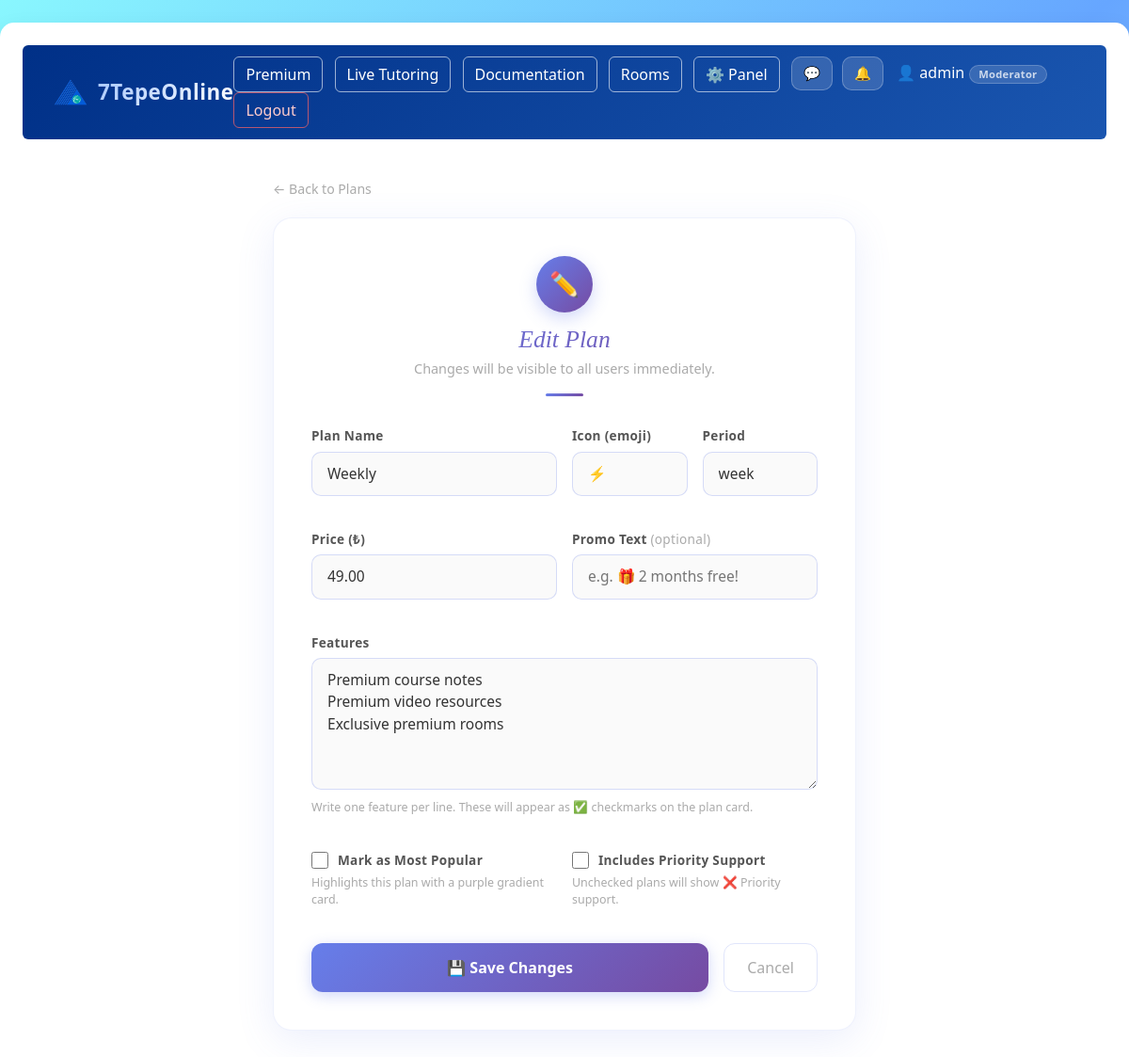
/premium/edit/weekly/ (signed in), run on the app's committed database.
### core/models.py (models this page shows, shortened)
class PricingPlan(models.Model):
    key = models.CharField(max_length=20, unique=True)
    name = models.CharField(max_length=100)
    price = models.DecimalField(max_digits=8, decimal_places=2)
    currency = models.CharField(max_length=10, default='₺')
    period = models.CharField(max_length=20)
    icon = models.CharField(max_length=10, default='⚡')
    features = models.TextField(help_text='One feature per line')
    has_priority_support = models.BooleanField(default=False)
    is_popular = models.BooleanField(default=False)
    promo_text = models.CharField(max_length=100, blank=True)
    order = models.IntegerField(default=0)
    class Meta:
        ordering = ['order']

### core/views.py (the view, shortened to what this page needs)
# urls.py: path('premium/edit/<str:plan_key>/', views.edit_plan, name='edit_plan'),
def edit_plan(request, plan_key):
    from .models import PricingPlan
    if not request.user.is_authenticated or not request.user.is_staff:
        return redirect('home')
    plan = PricingPlan.objects.get(key=plan_key)
    return render(request, 'edit_plan.html', {'plan': plan})

### core/templatetags/user_tags.py (called while the page is built, shortened)
def get_role(user):
    if user.is_staff:
        return 'moderator'

@register.simple_tag
def user_badge_navbar(user):
    role = get_role(user)
    s = BADGE_STYLES[role]
    html = (
        f'<span style="'
        f'display:inline-block;'
        f'background:rgba(255,255,255,0.15);'
        f'color:rgba(255,255,255,0.75);'
        f'border:1px solid rgba(255,255,255,0.2);'
        f'border-radius:20px;'
        f'padding:1px 9px;'
        f'font-size:0.7rem;'
        f'font-weight:600;'
        f'letter-spacing:0.3px;'
        f'margin-left:5px;'
        f'vertical-align:middle;'
        f'">{s["label"]}</span>'
    )
    return mark_safe(html)

### core/templates/edit_plan.html (shortened to what this page needs)
{% extends 'base.html' %}
{% block content %}
<div style="max-width:620px; margin:40px auto;">
    <a href="/premium/" style="color:#aaa; font-size:0.88rem; text-decoration:none; display:inline-block; margin-bottom:20px;">
        ← Back to Plans
    </a>
    <div style="
        background:white;
        border-radius:20px;
        padding:40px;
        box-shadow:0 10px 40px rgba(102,126,234,0.12);
        border:1.5px solid rgba(102,126,234,0.1);
    ">
        <div style="text-align:center; margin-bottom:32px;">
            <div style="
                width:60px; height:60px; border-radius:50%;
                background:linear-gradient(135deg,#667eea,#764ba2);
                display:flex; align-items:center; justify-content:center;
                margin:0 auto 14px; font-size:1.6rem;
                box-shadow:0 6px 18px rgba(102,126,234,0.3);
            ">✏️</div>
            <h3 style="font-family:'Playfair Display',Georgia,serif;font-style:italic;font-size:1.6rem;background:linear-gradient(135deg,#667eea,#764ba2);-webkit-background-clip:text;-webkit-text-fill-color:transparent;margin-bottom:4px;">
                Edit Plan
            </h3>
            <p style="color:#aaa;font-size:0.9rem;">Changes will be visible to all users immediately.</p>
            <div style="width:40px;height:3px;background:linear-gradient(135deg,#667eea,#764ba2);border-radius:2px;margin:14px auto 0;"></div>
        </div>
        <form method="POST">
            <div class="row g-3">
                <div class="col-md-6 field-group">
                    <label class="edit-label">Plan Name</label>
                    <input class="edit-input" type="text" name="name" value="{{ plan.name }}" required>
                </div>
                <div class="col-md-3 field-group">
                    <label class="edit-label">Icon (emoji)</label>
                    <input class="edit-input" type="text" name="icon" value="{{ plan.icon }}">
                </div>
                <div class="col-md-3 field-group">
                    <label class="edit-label">Period</label>
                    <input class="edit-input" type="text" name="period" value="{{ plan.period }}" placeholder="week / month / year">
                </div>
                <div class="col-md-6 field-group">
                    <label class="edit-label">Price (₺)</label>
                    <input class="edit-input" type="number" name="price" value="{{ plan.price }}" step="0.01" required>
                </div>
                <div class="col-md-6 field-group">
                    <label class="edit-label">Promo Text <span style="color:#aaa;font-weight:400;">(optional)</span></label>
                    <input class="edit-input" type="text" name="promo_text" value="{{ plan.promo_text }}" placeholder="e.g. 🎁 2 months free!">
                </div>
                <div class="col-12 field-group">
                    <label class="edit-label">Features</label>
                    <textarea class="edit-input" name="features" rows="5" style="resize:vertical;">{{ plan.features }}</textarea>
                    <div class="hint">Write one feature per line. These will appear as ✅ checkmarks on the plan card.</div>
                </div>
                <div class="col-md-6 field-group">
                    <label style="display:flex; align-items:center; gap:10px; cursor:pointer;">
                        <input type="checkbox" name="is_popular" {% if plan.is_popular %}checked{% endif %}
                            style="width:18px;height:18px;accent-color:#667eea;">
                        <span class="edit-label" style="margin:0;">Mark as Most Popular</span>
                    </label>
                    <div class="hint">Highlights this plan with a purple gradient card.</div>
                </div>
                <div class="col-md-6 field-group">
                    <label style="display:flex; align-items:center; gap:10px; cursor:pointer;">
                        <input type="checkbox" name="has_priority_support" {% if plan.has_priority_support %}checked{% endif %}
                            style="width:18px;height:18px;accent-color:#667eea;">
                        <span class="edit-label" style="margin:0;">Includes Priority Support</span>
                    </label>
                    <div class="hint">Unchecked plans will show ❌ Priority support.</div>
                </div>
            </div>
            <div class="d-flex gap-3 mt-3">
                <button type="submit" class="btn flex-grow-1" style="
                    background:linear-gradient(135deg,#667eea,#764ba2);
                    color:white;border:none;border-radius:12px;padding:13px;
                    font-size:1rem;font-weight:600;
                    box-shadow:0 4px 15px rgba(102,126,234,0.3);
                    transition:transform 0.2s;"
                onmouseover="this.style.transform='translateY(-2px)'"
                onmouseout="this.style.transform='translateY(0)'">
                    💾 Save Changes
                </button>
                <a href="/premium/" class="btn" style="
                    background:transparent;color:#aaa;
                    border:1.5px solid rgba(102,126,234,0.2);
                    border-radius:12px;padding:13px 24px;font-size:1rem;">
                    Cancel
                </a>
            </div>
        </form>
    </div>
</div>
{% endblock %}

### core/templates/base.html (shortened to what this page needs)
{% load user_tags %}
<!DOCTYPE html>
{% load static %}
<html>
<head>
    <link href="https://cdn.jsdelivr.net/npm/bootstrap@5.3.0/dist/css/bootstrap.min.css" rel="stylesheet">
</head>
<body>
<div class="container-fluid mt-4 p-4" style="background-color:white; border-radius:15px; box-shadow:0 10px 25px rgba(0,0,0,0.1); min-height:80vh;">
    <nav class="navbar navbar-expand-lg rounded" style="background: linear-gradient(135deg, #003087, #1a56b0); padding: 12px 20px; position:relative; z-index:1000;">
        <div class="container-fluid">
            <a href="/" style="display:flex;align-items:center;gap:10px;text-decoration:none;">
                <img src="{% static 'images/yeditepe_logo.png' %}" alt="Yeditepe" style="height:38px;width:38px;object-fit:contain;mix-blend-mode:screen;">
                <span style="font-family:'Segoe UI',Arial,sans-serif; font-style:normal; font-weight:900; font-size:1.4rem; background:linear-gradient(135deg,#a8c8ff,#ffffff); -webkit-background-clip:text; -webkit-text-fill-color:transparent; letter-spacing:0.5px;">7TepeOnline</span>
            </a>
            <div>
                <a class="btn me-2" href="/premium/" style="border:1.5px solid rgba(255,255,255,0.6); color:white; background:transparent;" onmouseover="this.style.background='rgba(255,255,255,0.25)'" onmouseout="this.style.background='transparent'">Premium</a>
                <a class="btn me-2" href="/premium-rooms/" style="border:1.5px solid rgba(255,255,255,0.6); color:white; background:transparent;" onmouseover="this.style.background='rgba(255,255,255,0.25)'" onmouseout="this.style.background='transparent'">Live Tutoring</a>
                <a class="btn me-2" href="/documentation/" style="border:1.5px solid rgba(255,255,255,0.6); color:white; background:transparent;" onmouseover="this.style.background='rgba(255,255,255,0.25)'" onmouseout="this.style.background='transparent'">Documentation</a>
                <a class="btn me-2" href="/rooms/" style="border:1.5px solid rgba(255,255,255,0.6); color:white; background:transparent;" onmouseover="this.style.background='rgba(255,255,255,0.25)'" onmouseout="this.style.background='transparent'">Rooms</a>
                {% if request.user.is_staff %}
                <a class="btn me-2" href="/admin-panel/" style="border:1.5px solid rgba(255,255,255,0.6);color:white;background:transparent;" onmouseover="this.style.background='rgba(255,255,255,0.25)'" onmouseout="this.style.background='transparent'">⚙ Panel</a>
                {% endif %}
                {% if request.user.is_authenticated %}
                    {% if request.user.is_authenticated %}
                    <a href="/" style="position:relative;display:inline-flex;align-items:center;margin-right:6px;text-decoration:none;">
                        <button style="background:rgba(255,255,255,0.15);border:1px solid rgba(255,255,255,0.25);color:white;border-radius:10px;padding:6px 12px;cursor:pointer;font-size:0.9rem;">
                            💬
                        </button>
                    </a>
                    <div style="position:relative;display:inline-block;margin-right:10px;">
                        <button onclick="toggleNotifications()" id="notifBell" style="background:rgba(255,255,255,0.15);border:1px solid rgba(255,255,255,0.25);color:white;border-radius:10px;padding:6px 12px;cursor:pointer;font-size:0.9rem;position:relative;">
                            🔔
                        </button>
                    </div>
                    {% endif %}
                    <span style="color:white; margin-right:8px;">
                        👤 {{ request.user.username }}{% user_badge_navbar request.user %}
                    </span>
                    <form action="/logout/" method="POST" style="display:inline; margin:0;">
                        <button class="btn" style="border:1.5px solid rgba(255,100,100,0.7); color:#ffcccc; background:transparent;" onmouseover="this.style.background='#e74c3c'; this.style.color='white'" onmouseout="this.style.background='transparent'; this.style.color='#ffcccc'">Logout</button>
                    </form>
                {% endif %}
            </div>
        </div>
    </nav>
    <div class="mt-4" style="overflow:visible;">
        {% block content %}
        {% endblock %}
    </div>
</div>
</body>
</html>

### core/templates/base.html (style rules this page uses)
body { background: linear-gradient(135deg, #89f7fe, #66a6ff, #c2e9fb); min-height: 100vh; }

### core/templates/edit_plan.html (style rules this page uses)
.edit-input { width: 100%; padding: 11px 16px; border: 1.5px solid rgba(102,126,234,0.25); border-radius: 10px; font-size: 0.97rem; color: #333; background: #fafafa; transition: border-color 0.2s, box-shadow 0.2s; outline: none; }
.edit-label { font-size: 0.85rem; font-weight: 600; color: #555; margin-bottom: 6px; display: block; letter-spacing: 0.3px; }
.field-group { margin-bottom: 20px; }
.hint { font-size: 0.78rem; color: #aaa; margin-top: 4px; }

### data on the page
PricingPlan: name "Weekly", icon "⚡", period "week", price "49.00", features "Premium course notes Premium video resources Exclusive premium rooms"

### other printed values
{{ request.user.username }} "admin"
